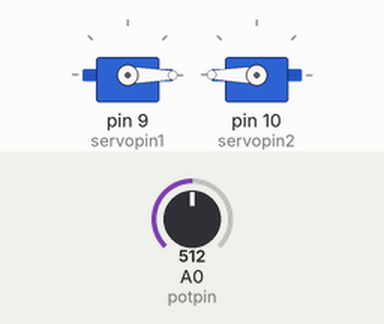
Bench run of a sketch on a simulated Arduino Uno, built with avr-gcc and run on an emulated ATmega328P. On the bench: 2 × servo. The test bench sets the inputs (shaded band); at power-on: A0 (potpin) = 512.

Above: at 1.2 s.
1.3 s: A0 (potpin) set to 531
At 2.5 s:
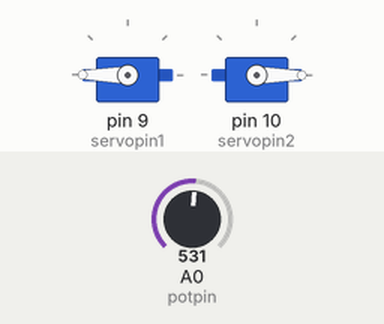
2.8 s: A0 (potpin) set to 170
At 3.8 s:
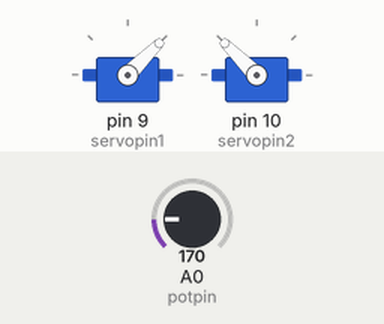
4.3 s: A0 (potpin) set to 249
5.8 s: A0 (potpin) set to 275
At 7.0 s:
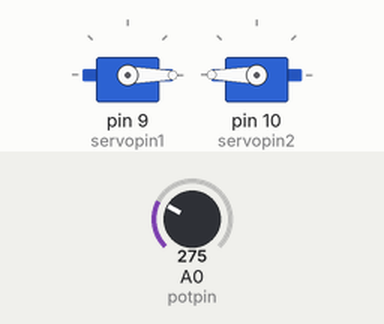
7.3 s: A0 (potpin) set to 900
At 8.4 s:
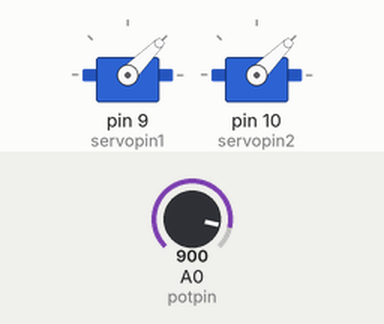
8.8 s: A0 (potpin) set to 781
10.3 s: A0 (potpin) set to 763
At 10.7 s:
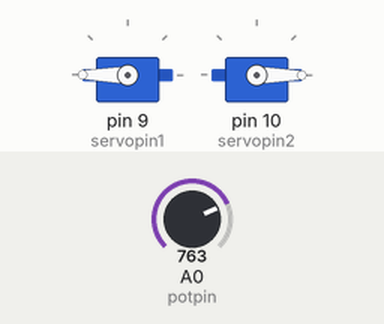
Timing chart, 0 to 12.8 s (numbered marks = the images above; inputs shaded):
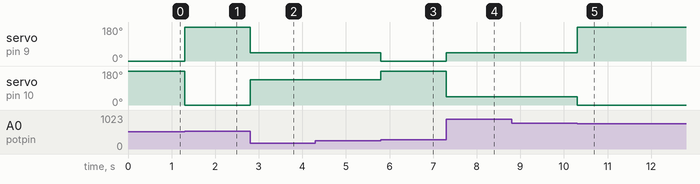

The sketch:

LEA8_2_servos.ino
```cpp
/*
 Adapted from Knob by Scott Fitzgerald
 http://www.arduino.cc/en/Tutorial/Knob
 by Jody Culkin and Eric Hagan
*/
//modified July 25, 2017

#include <Servo.h>

Servo myservo1;  // create servo object to control a servo
Servo myservo2; //add another servo object for 2nd motor

int potpin = 0;  // analog pin used to connect the potentiometer
int val = 0;    // variable to read the value from the analog pin
int pval = 0; //keeping track of the previous value

int servopin1 = 9;
int servopin2 = 10;

void setup(){
  myservo1.attach(servopin1);  // attaches the servo on pin 9 to the servo object
  myservo2.attach(servopin2); //attach 2nd servo
  myservo1.write(90); //move 1st servo to midpoint
  myservo2.write(90); //move 2nd servo to midpoint
}

void loop(){
  pval = val; //set previous value from potentiometer reading to current readiing
  val = analogRead(potpin); //check value from potentiometer on pin A0
  val = map(val, 0, 1023, 0, 180);  //map value to range used by servo
  if (val!= pval){ // if there has been a change, call turnServos function
    turnServos();
  }
}
//turnServos is a custom function that gets called by loop
void turnServos() {
  if (val > 0 && val <= 45) { //if val is between0 and 45
    myservo1.write(45); //set position of first servo
    myservo2.write(135); //set position of second servo
  }
  if (val > 45 && val <= 90) { //if val is between 45 and 90
    myservo1.write(0); //set position of servos
    myservo2.write(180);
  }
  if (val > 90 && val <= 135) { //if val is between 90 and 135
    myservo1.write(180); //set position of servos
    myservo2.write(0);
  }

  if (val > 135 && val <= 180) { //if val is between 135 and 180
    myservo1.write(45); //set position of servos
    myservo2.write(45);
  }
  delay(15); //short pause for servo to move
}
```

Measured:
- the behaviour switches between 517 and 518 on A0 (potpin) (found by bisection; images 0 and 1)
- the behaviour switches between 261 and 262 on A0 (potpin) (found by bisection; images 2 and 3)
- the behaviour switches between 773 and 772 on A0 (potpin) (found by bisection; images 4 and 5)
- after the input at 1.3 s, servo on pin 9 (servopin1): 0° → 180° at once; servo on pin 10 (servopin2): 180° → 0° at once
- after the input at 2.8 s, servo on pin 9 (servopin1): 180° → 45° at once; servo on pin 10 (servopin2): 0° → 135° at once
- after the input at 4.3 s, every drawn part: stays the same
- after the input at 5.8 s, servo on pin 9 (servopin1): 45° → 0° at once; servo on pin 10 (servopin2): 135° → 180° at once
- after the input at 7.3 s, servo on pin 9 (servopin1): 0° → 45° at once; servo on pin 10 (servopin2): 180° → 45° at once
- after the input at 8.8 s, every drawn part: stays the same
- after the input at 10.3 s, servo on pin 9 (servopin1): 45° → 180° at once; servo on pin 10 (servopin2): 45° → 0° at once
